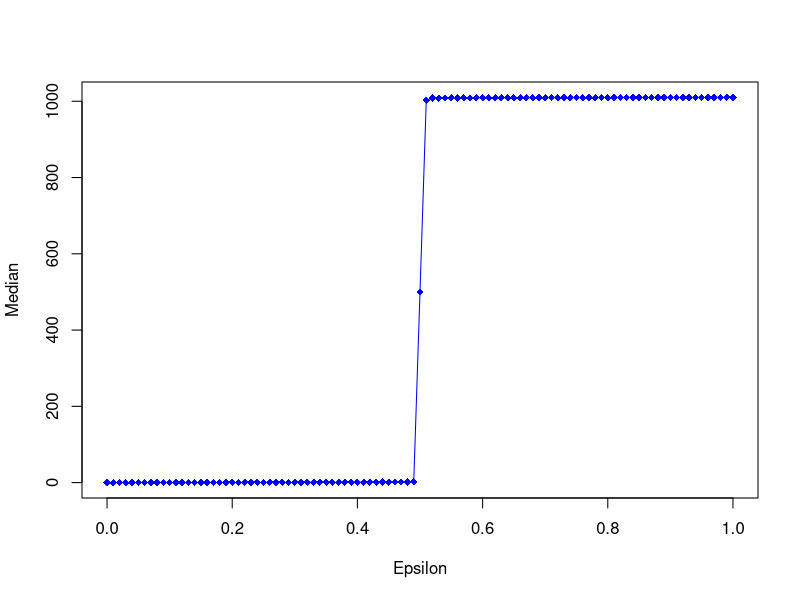
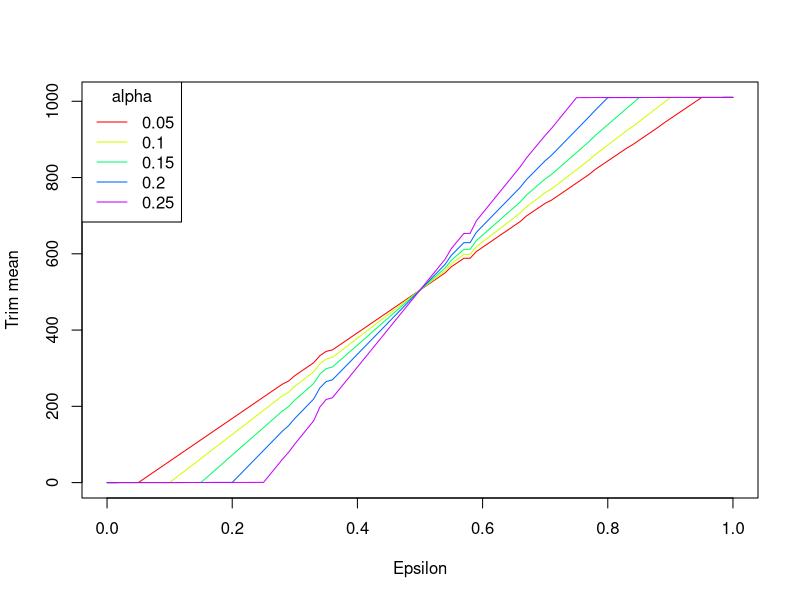

Recreate these plots in R, in order.
# Общие переменные
set.seed(0)
alphas <- seq(0.05, 0.25, by=0.05)
N <- 100

# Первая часть задания
volumes <- c(10, 20, 100)
eps <- 0.1

cat("volume", "alpha", "median", "trMean", "\n", sep="\t")
for(v in volumes){
    for(alpha in alphas){
        median <- 0.0
        trMean <- 0.0
        for(i in 1:N){
            x <- c(rnorm(v*(1-eps), 0, 1), rnorm(v*eps, 0, 3))
            median <- median + median(x)
            trMean <- trMean + mean(x, trim=alpha)
        }
        median <- median / N
        trMean <- trMean / N
        cat(v, alpha, median, trMean, "\n", sep="\t")
    }
}

# Вторая часть задания
epses <- seq(0.0, 1.0, by=0.01)
volume <- 100
lenAlphas <- length(alphas)

medians <- c()
trMeans <- vector(mode="list", length=lenAlphas)
trMeanAccumulaters <- as.list(rep(0.0, lenAlphas))
for(eps in epses){
    for(n in 1:N){
        x <- c(rnorm(volume*(1-eps), 0, 1), rnorm(volume*eps, 1000, 1))
        median <- median + median(x)
        # накапливаем усечённые средние для каждого alpha
        for(i in 1:lenAlphas){
            alpha <- alphas[i]
            trMeanAccumulaters[[i]] <- trMeanAccumulaters[[i]] + mean(x, trim=alpha)
        }
    }
    # сохраняем средние значения для построения графиков
    median <- median / N
    medians <- c(medians, median)
    for(i in 1:lenAlphas){
        trMeanAccumulaters[[i]] <- trMeanAccumulaters[[i]] / N
        trMeans[[i]] <- c(trMeans[[i]], trMeanAccumulaters[[i]])
    }
}
# print(medians) # для отладки
plot(epses, medians, xlab="Epsilon", ylab="Median", type="o", pch=18, col="blue", lty=1)

# вывод для усечённого среднего
colors <- rainbow(lenAlphas)
plot(epses, trMeans[[1]], xlab="Epsilon", ylab="Trim mean", type="l", col=colors[1])
for(i in 2:lenAlphas){
    lines(epses, trMeans[[i]], xlab="Epsilon", ylab="Trim mean", type="l", col=colors[i])
}
linetype <- rep("l", lenAlphas) 
plotchar <- seq(18,18+lenAlphas,1)
legend("topleft", "(x,y)", alphas, cex=1, col=colors, lty=1, title="alpha")
